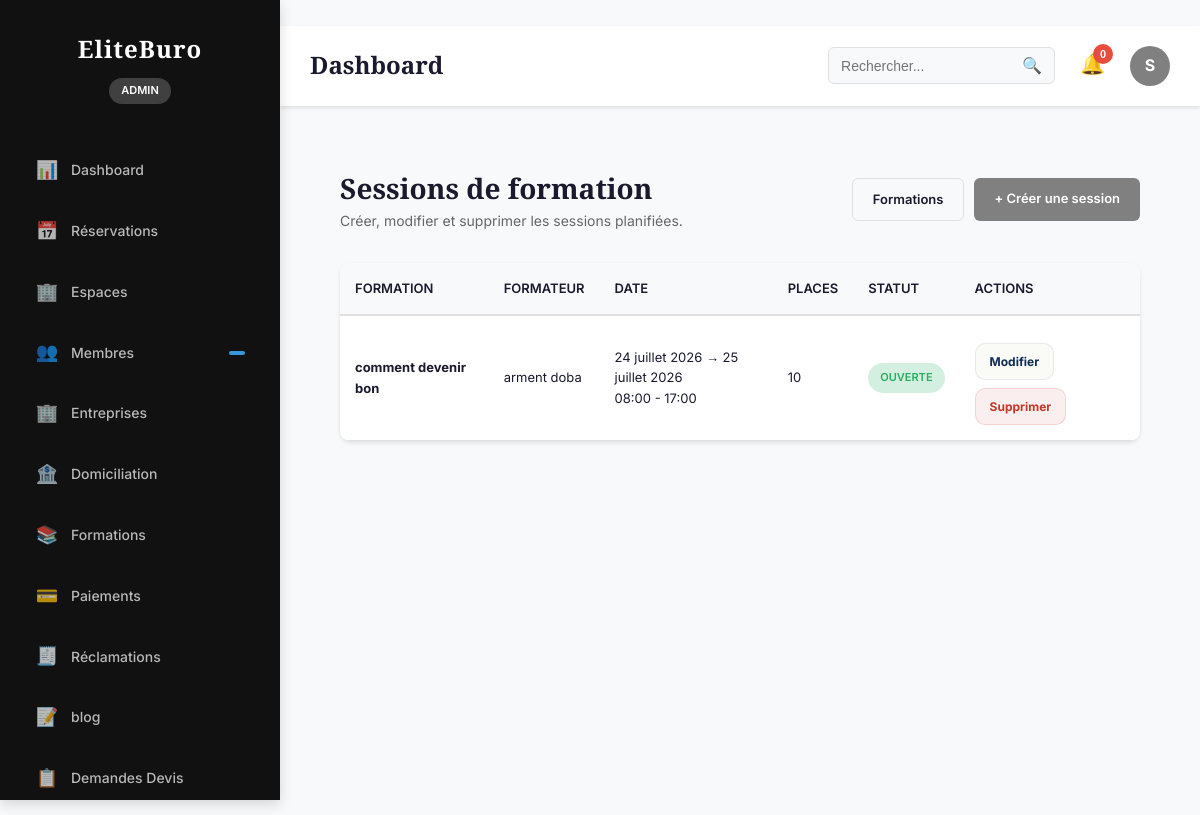
The page /dashboard/formations/sessions/ (signed in) on the database as committed earlier.
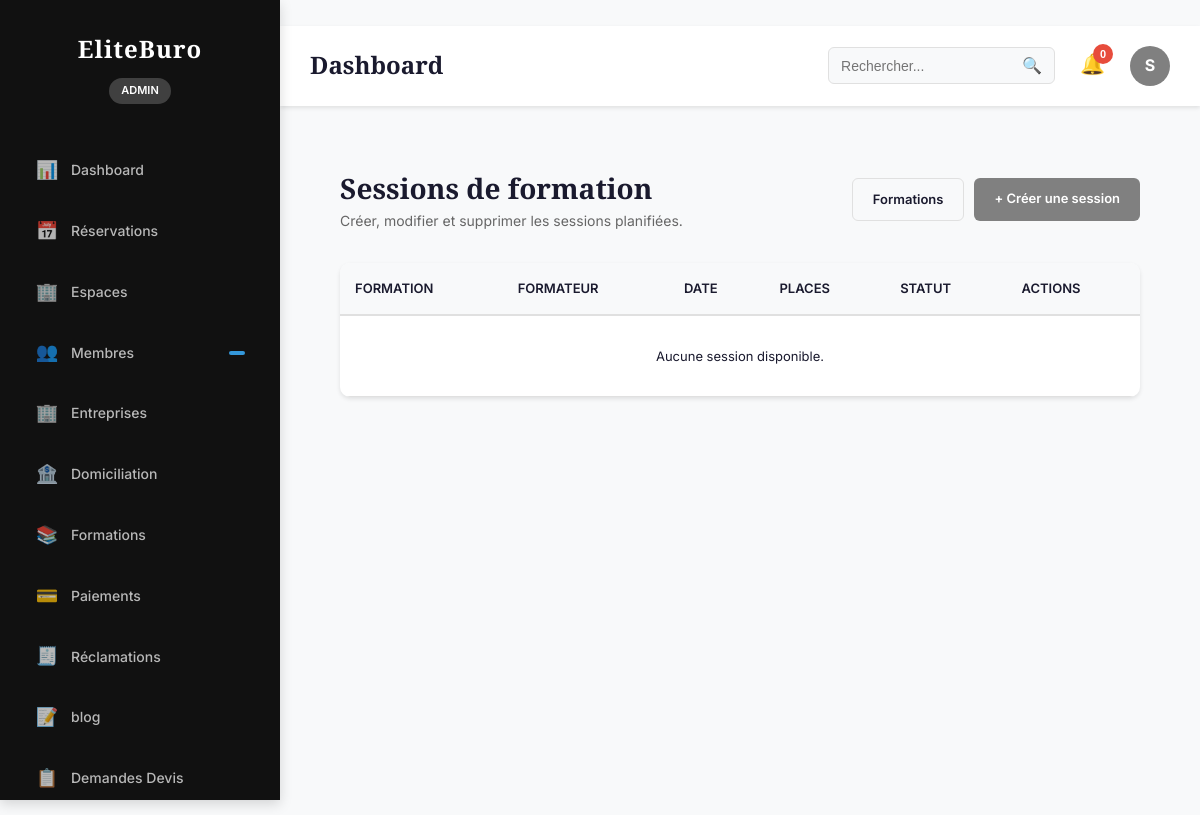
The same page on the database as committed later.
### formation/models.py (models this page shows, shortened)
class TimeStampedModel(models.Model):
    created_at = models.DateTimeField(auto_now_add=True)
    updated_at = models.DateTimeField(auto_now=True)
    class Meta:
        abstract = True

class FormationSession(TimeStampedModel):
    class Statut(models.TextChoices):
        DRAFT = "draft", "Brouillon"
        PUBLISHED = "published", "Publié"
        OPEN = "open", "Ouverte"
        CLOSED = "closed", "Fermée"
        CANCELED = "canceled", "Annulée"
    formation = models.ForeignKey(
        Formation,
        on_delete=models.CASCADE,
        related_name="sessions",
    )
    formateur = models.ForeignKey(
        Trainer,
        on_delete=models.PROTECT,
        related_name="sessions",
    )
    salle_reference = models.CharField(
        max_length=100,
        blank=True,
        default="",
        help_text="Référence interne de salle (future intégration)",
    )
    date_debut = models.DateField(db_index=True)
    date_fin = models.DateField(db_index=True)
    heure_debut = models.TimeField()
    heure_fin = models.TimeField()
    nombre_maximum = models.PositiveIntegerField(help_text="Nombre maximum de places")
    statut = models.CharField(
        max_length=30,
        choices=Statut.choices,
        default=Statut.OPEN,
        db_index=True,
    )
    places_restantes = models.IntegerField(default=0, db_index=True)
    class Meta:
        verbose_name = "Session de formation"
        verbose_name_plural = "Sessions de formation"
        indexes = [
            models.Index(fields=["formation", "statut"]),
            models.Index(fields=["date_debut", "statut"]),
        ]
    from django.utils import timezone

class Formation(TimeStampedModel):
    class Niveau(models.TextChoices):
        BEGINNER = "BEGINNER", "Débutant"
        INTERMEDIATE = "INTERMEDIATE", "Intermédiaire"
        ADVANCED = "ADVANCED", "Avancé"
    class Statut(models.TextChoices):
        ACTIVE = "active", "Actif"
        INACTIVE = "inactive", "Inactif"
    category = models.ForeignKey(
        FormationCategory,
        on_delete=models.PROTECT,
        related_name="formations",
    )
    titre = models.CharField(max_length=250)
    slug = models.SlugField(max_length=260, unique=True, blank=True)
    description_courte = models.TextField(blank=True, default="")
    description_complete = models.TextField(blank=True, default="")
    objectifs = models.TextField(blank=True, default="")
    programme = models.TextField(blank=True, default="")
    prerequis = models.TextField(blank=True, default="")
    duree = models.PositiveIntegerField(
        help_text="Durée en heures"
    )
    niveau = models.CharField(
        max_length=30,
        choices=Niveau.choices,
        db_index=True
    )
    prix = models.DecimalField(
        max_digits=14,
        decimal_places=2,
        default=Decimal("0.00"),
        db_index=True
    )
    image = models.ImageField(
        upload_to="formation/formations/images/",
        blank=True,
        null=True
    )
    video = models.FileField(
        upload_to="formation/formations/videos/",
        blank=True,
        null=True
    )
    pdf = models.FileField(
        upload_to="formation/formations/pdfs/",
        blank=True,
        null=True
    )
    video_url = models.URLField(
        blank=True,
        null=True,
        help_text="Lien YouTube ou Vimeo"
    )
    certificat = models.BooleanField(default=True)
    actif = models.BooleanField(default=True)
    class Meta:
        verbose_name = "Formation"
        verbose_name_plural = "Formations"
        indexes = [
            models.Index(fields=["slug"]),
            models.Index(fields=["actif"]),
            models.Index(fields=["prix"]),
            models.Index(fields=["niveau"]),
        ]

class Trainer(TimeStampedModel):
    class Disponibilite(models.TextChoices):
        AVAILABLE = "available", "Disponible"
        UNAVAILABLE = "unavailable", "Indisponible"
    user = models.OneToOneField(
        settings.AUTH_USER_MODEL,
        on_delete=models.CASCADE,
        related_name="trainer_profile",
    )
    specialite = models.CharField(max_length=200, blank=True, default="")
    biographie = models.TextField(blank=True, default="")
    photo = models.ImageField(upload_to="formation/trainers/photos/", blank=True, null=True)
    cv = models.FileField(upload_to="formation/trainers/cv/", blank=True, null=True)
    annees_experience = models.PositiveIntegerField(default=0)
    competences = models.TextField(blank=True, default="")
    linkedin = models.URLField(blank=True, null=True)
    disponible = models.CharField(
        max_length=20,
        choices=Disponibilite.choices,
        default=Disponibilite.AVAILABLE,
        db_index=True,
    )
    class Meta:
        verbose_name = "Formateur"
        verbose_name_plural = "Formateurs"
    def __str__(self) -> str:
        return self.user.full_name

### accounts/models.py (models this page shows, shortened)
class User(AbstractUser):
    class Role(models.TextChoices):
        ADMIN = "ADMIN", "Administrateur"
        MANAGER = "MANAGER", "Gestionnaire"
        MEMBER = "MEMBER", "Membre"
        TRAINER = "TRAINER", "Formateur"
    username = None
    id = models.UUIDField(
        primary_key=True,
        default=uuid.uuid4,
        editable=False
    )
    email = models.EmailField(
        unique=True
    )
    first_name = models.CharField(
        max_length=150
    )
    last_name = models.CharField(
        max_length=150
    )
    phone_validator = RegexValidator(
        regex=r'^\+?[0-9]{8,15}$',
        message="Numéro de téléphone invalide."
    )
    phone = models.CharField(
        max_length=20,
        validators=[phone_validator],
        unique=True
    )
    avatar = models.ImageField(
        upload_to="users/avatar/",
        blank=True,
        null=True
    )
    role = models.CharField(
        max_length=20,
        choices=Role.choices,
        default=Role.MEMBER
    )
    company_name = models.CharField(
        max_length=255,
        blank=True
    )
    job_title = models.CharField(
        max_length=255,
        blank=True
    )
    birth_date = models.DateField(
        blank=True,
        null=True
    )
    gender = models.CharField(
        max_length=20,
        blank=True
    )
    website = models.URLField(
        blank=True
    )
    bio = models.TextField(
        blank=True
    )
    language = models.CharField(
        max_length=10,
        default="fr"
    )
    timezone = models.CharField(
        max_length=100,
        default="Africa/Abidjan"
    )
    is_email_verified = models.BooleanField(
        default=False
    )
    is_phone_verified = models.BooleanField(
        default=False
    )
    receive_email_notification = models.BooleanField(
        default=True
    )
    receive_sms_notification = models.BooleanField(
        default=True
    )
    receive_whatsapp_notification = models.BooleanField(
        default=True
    )
    last_activity = models.DateTimeField(
        null=True,
        blank=True
    )
    created_at = models.DateTimeField(
        auto_now_add=True
    )
    updated_at = models.DateTimeField(
        auto_now=True
    )
    USERNAME_FIELD = "email"
    REQUIRED_FIELDS = []
    objects = UserManager()
    class Meta:
        ordering = ["-created_at"]
        verbose_name = "Utilisateur"
        verbose_name_plural = "Utilisateurs"
    @property
    def full_name(self):
        return f"{self.first_name} {self.last_name}"

### dashboard/formation_admin.py (the view)
# urls.py: path("formations/sessions/", AdminSessionsListView.as_view(), name="sessions_list"),
class AdminSessionsListView(FormationAdminBaseView):
    template_name = "dashboard/admin/sessions_list.html"
    def get(self, request: HttpRequest) -> HttpResponse:
        sessions = (
            FormationSession.objects.select_related("formation", "formateur")
            .order_by("-date_debut", "-heure_debut")
        )
        return render(request, self.template_name, {"sessions": sessions})

### dashboard/formation_admin.py (called while the page is built)
def admin_guard(request: HttpRequest) -> None:
    if not is_admin_or_manager(request.user):
        raise Http404("Page introuvable")

    def dispatch(self, request: HttpRequest, *args, **kwargs):
        admin_guard(request)
        return super().dispatch(request, *args, **kwargs)

### dashboard/permissions.py (called while the page is built)
def is_admin_or_manager(user) -> bool:
    return getattr(user, "is_authenticated", False) and getattr(user, "role", None) in {User.Role.ADMIN, User.Role.MANAGER}

### templates/dashboard/admin/sessions_list.html (shortened to what this page needs)
{% extends 'layouts/base_admin.html' %}
{% block content %}
<div class="content">
    <div class="section-header">
        <div>
            <h2>
                Sessions de formation
            </h2>
            <p style="color:var(--text-light);font-size:14px;">
                Créer, modifier et supprimer les sessions planifiées.
            </p>
        </div>
        <div style="display:flex;gap:10px;flex-wrap:wrap;">
            <a href="{% url 'dashboard_admin:formations_list' %}" class="btn-secondary">
                Formations
            </a>
            <a href="{% url 'dashboard_admin:sessions_create' %}" class="btn-primary">
                + Créer une session
            </a>
        </div>
    </div>
    <div class="table-container">
        <table class="admin-table">
            <thead>
                <tr>
                    <th>Formation</th>
                    <th>Formateur</th>
                    <th>Date</th>
                    <th>Places</th>
                    <th>Statut</th>
                    <th>Actions</th>
                </tr>
            </thead>
            <tbody>
            {% for s in sessions %}
                <tr>
                    <td>
                        <strong>{{ s.formation.titre }}</strong>
                    </td>
                    <td>{{ s.formateur }}</td>
                    <td>
                        {{ s.date_debut }} → {{ s.date_fin }}<br/>
                        {{ s.heure_debut }} - {{ s.heure_fin }}
                    </td>
                    <td>
                        {{ s.nombre_maximum }}
                    </td>
                    <td>
                        {% if s.statut == 'published' %}
                            <span class="status-badge confirmed">Publié</span>
                        {% elif s.statut == 'open' %}
                            <span class="status-badge confirmed">Ouverte</span>
                        {% elif s.statut == 'closed' %}
                            <span class="status-badge cancelled">Fermée</span>
                        {% elif s.statut == 'canceled' %}
                            <span class="status-badge cancelled">Annulée</span>
                        {% else %}
                            <span class="status-badge">Brouillon</span>
                        {% endif %}
                    </td>
                    <td>
                        <div class="table-actions">
                            <a href="{% url 'dashboard_admin:sessions_edit' s.id %}" class="action-btn action-edit">
                                Modifier
                            </a>
                            <a href="{% url 'dashboard_admin:sessions_delete' s.id %}" class="action-btn action-cancel">
                                Supprimer
                            </a>
                        </div>
                    </td>
                </tr>
            {% empty %}
                <tr>
                    <td colspan="6" style="text-align:center;padding:30px;">
                        Aucune session disponible.
                    </td>
                </tr>
            {% endfor %}
            </tbody>
        </table>
    </div>
</div>
{% endblock %}

Rows that differ between the two databases and show on the page:
removed FormationSession: formation.titre "comment devenir bon", formateur "arment doba", date_debut "24 juillet 2026", date_fin "25 juillet 2026", heure_debut "08:00", heure_fin "17:00", nombre_maximum "10", statut "OUVERTE"
Other text that changed with them:
text now shown: "Aucune session disponible."
